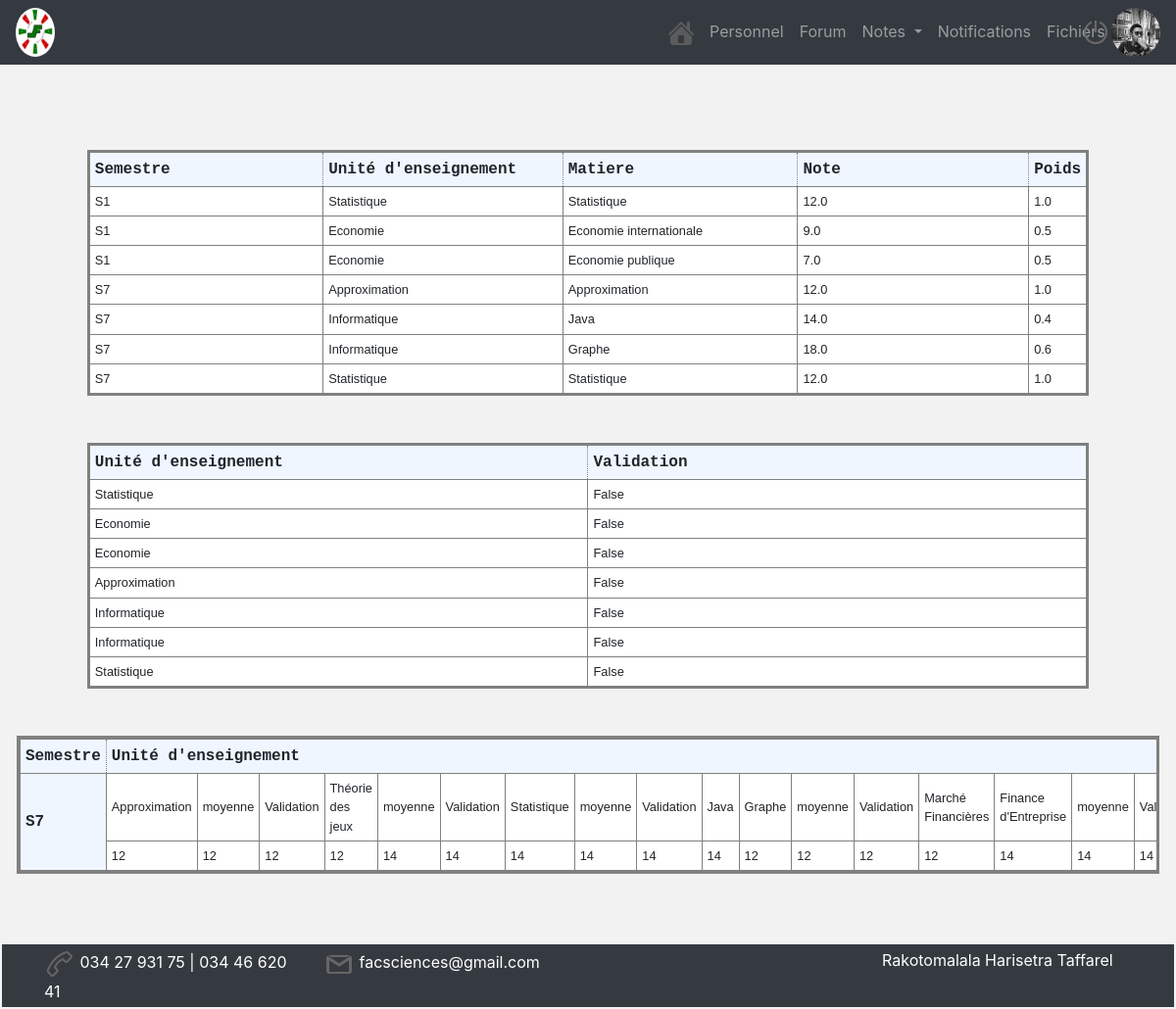
Page /test/ (signed in) on the committed database.
### blog/models.py (models this page shows, shortened)
class Profil(models.Model):
    utilisateur = models.OneToOneField(User, on_delete=models.CASCADE, verbose_name = u"Choisissez Votre CE: ")
    parcour = models.CharField(choices = parcours, max_length=5,  verbose_name = u"Choisissez Votre Parcours: ")
    avatar = models.ImageField(null = True, blank = True, upload_to='avatars/', default='avatars/student_male_64px.png')
    class Meta:
        ordering = ['utilisateur',]

class Note_User(models.Model):
    Semestre = models.CharField(max_length=3, choices = semestre, null=True)
    Nom_UE = models.CharField(max_length = 20, verbose_name = "Unité d'enseignement",null=True)
    Nom_Mat = models.CharField(max_length = 30, verbose_name = "Matieres",null=True)
    Note = models.FloatField(max_length = 10, verbose_name = "Note",null=True)
    Poids_Mat = models.FloatField(max_length = 10, verbose_name = "Poids Matieres", null = True)
    Validation_UE = models.BooleanField(default = False)
    Validation_Semestre = models.BooleanField(default = False)
    Us = models.ForeignKey(User, on_delete=models.CASCADE, verbose_name="L'étudiant")

### blog/views.py (the view)
# urls.py: path('test/', test),
@login_required(login_url = '../login/')
def test(request):
    util = request.user.username
    noty = Note_User.objects.filter(Us__username__contains = util).order_by("Semestre")
    return render(request, 'blog/test.html', locals())

### blog/templates/blog/test.html (shortened to what this page needs)
{% extends 'blog/main.html' %}
{% block 'body' %}
<div class="container-fluid" style="margin-top: 7%">
<table>
  <thead>
    <tr>
      <th>Semestre</th>
      <th>Unité d'enseignement</th>
      <th>Matiere</th>
      <th>Note</th>
      <th>Poids</th>
    </tr>
  </thead>
  {% for i in noty %}
  <tbody>
    <tr>
      <td>{{i.Semestre}}</td>
      <td> {{i.Nom_UE}}</td>
      <td>{{i.Nom_Mat}}</td>
      <td>{{i.Note}}</td>
      <td>{{i.Poids_Mat}}</td>
    </tr>
  </tbody>
  {% endfor %}
</table>
<br><br>
<table>
  <thead>
    <tr>
      <th>Unité d'enseignement</th>
      <th>Validation</th>
    </tr>
  </thead>
  {% for i in noty %}
  <tbody>
    <tr>
      <td> {{i.Nom_UE}}</td>
      <td>{{i.Validation_UE}}</td>
    </tr>
  </tbody>
  {% endfor %}
</table>
</div>
<br><br>
<table class="table-responsive">
  <thead>
      <tr>
          <th>Semestre</th>
          <th colspan="21">Unité d'enseignement</th>
      </tr>
  </thead>
  <tbody>
      <tr>
          <th rowspan="3">S7</th>
          <tr>
              <td>Approximation</td>
              <td>moyenne</td>
              <td>Validation</td>
              <td>Théorie des jeux</td>
              <td>moyenne</td>
              <td>Validation</td>
              <td>Statistique</td>
              <td>moyenne</td>
              <td>Validation</td>
              <td>Java</td>
              <td>Graphe</td>
              <td>moyenne</td>
              <td>Validation</td>
              <td>Marché Financières</td>
              <td>Finance d'Entreprise</td>
              <td>moyenne</td>
              <td>Validation</td>
          </tr>
          <tr>
              <td>12</td>
              <td>12</td>
              <td>12</td>
              <td>12</td>
              <td>14</td>
              <td>14</td>
              <td>14</td>
              <td>14</td>
              <td>14</td>
              <td>14</td>
              <td>12</td>
              <td>12</td>
              <td>12</td>
              <td>12</td>
              <td>14</td>
              <td>14</td>
              <td>14</td>
          </tr>
      </tr>
  </tbody>
</table>
{% endblock %}

### blog/templates/blog/main.html (shortened to what this page needs)
{% load static %}
<!Doctype html>
<html lang="fr">
  {% block 'head' %}
  <head>
    <link rel="stylesheet" href="{% static 'node_modules/bootstrap/dist/css/bootstrap.css' %}">
    <link rel="stylesheet" type="text/css" href="{% static 'css/css1.css' %}">
  </head>
  <body style="padding-top: 70px; background-color: rgba(0,0, 0, 0.05);">
    <div class="container-fluid" style="margin-top:20px">
      <nav class="navbar navbar-expand-lg fixed-top navbar-dark bg-dark">
          <div id="box1">
              <div>
                <span><img class="logobox1" src="{% static 'images/FAC.PNG' %}"></span>
              </div>
          </div>
        <div class="collapse navbar-collapse" id="navbarSupportedContent">
          <ul class="navbar-nav mr-auto"  style="margin-left: 60%">
            <li class="nav-item active" data-toggle="tooltip" data-placement="bottom" title="Actualité">
              <a class="nav-link" href="../actualite"><img src="{% static 'images/home_26px.png' %}"><span class="sr-only">(current)</span></a>
            </li>
            <li class="nav-item">
              <a class="nav-link" href="../note_perso">Personnel</a>
            </li>
            <li class="nav-item">
              <a class="nav-link" href="../../forum">Forum</a>
            </li>
            <li class="nav-item dropdown">
              <a class="nav-link dropdown-toggle" href="#" id="navbarDropdown" role="button" data-toggle="dropdown" aria-haspopup="true" aria-expanded="false"> Notes </a>
            </li>
            <li class="nav-item">
              <a class="nav-link" href="../../notification">Notifications</a>
            </li>
            <li class="nav-item">
              <a class="nav-link" href="../fichiers">Fichiers</a>
            </li>
          </ul>
        </div>
        <a href="../logout" data-toggle="tooltip" data-placement="bottom" title="Déconnecter"><img src="{% static 'images/shutdown_32px.png' %}"></a>
        <img src="{{request.user.profil.avatar.url}}"  style="width: 50px; height: 50px;" class="rounded-circle">
      </nav>
{% endblock %}
{% block 'body' %}{% endblock %}
</div>
{% block 'footer' %}
<br><br><br>
<footer class="py-1 bg-dark">
  <div class="container">
  <div class="row">
    <div class="col-md-3">
      <p class="m-0 text-white">
        <img src="{% static 'images/call.png' %}" alt="appel" class="rounded"><span> 034 27 931 75 | 034 46 620 41</span>
      </p>
    </div>
    <div class="col-md-6">
      <p class="m-0 text-white">
        <img src="{% static 'images/gmail_64px.png' %}" alt="mail" class="rounded" style="width: 32px;"><span> facsciences@gmail.com</span>
      </p>
    </div>
    <div class="col-md-3">
      <p class="m-0 text-white">{{user.last_name}} {{user.first_name}}</p>
    </div>
  </div>
  </div>
</footer>
{% endblock %}
  </body>
</html>

### blog/static/css/css1.css (style rules this page uses)
body { margin: 1px; padding: 1px; }
#box1 { position: absolute; transform: perspective(1000000px) rotateY(0deg); width: 40px; height:50px; transform-style: preserve-3d; }
#box1:before { content: ''; position: absolute; bottom: -100px; left: 0; width: 100%; height: 50px; filter: blur(40px); transform: rotateX(90deg); }
#box1 div { position: absolute; width: 100%; height: 100%; transform-style: preserve-3d; animation: animate 10s linear infinite; }
#box1 div span { position: absolute; display: block; width: 100%; height: 100%; border-radius: 20px; }
#box1 div span:nth-child(1) { transform: rotateX(0deg); }
.logobox1 { width: 40px; height: 50px; border-radius: 50%; }

### blog/templates/blog/test.html (style rules this page uses)
table { border:3px solid grey; border-collapse:collapse; width:90%; margin:auto; }
thead { background-color:#D0E3FA; border:1px solid grey; }
tbody { background-color:#FFFFFF; border:1px solid grey; }
th { font-family:monospace; border:1px dotted grey; padding:5px; background-color:#EFF6FF; width:25%; }
td { font-family:sans-serif; font-size:80%; border:1px solid grey; padding:5px; text-align:left; }

### rows in the picture
Note_User: Semestre "S1", Nom_UE "Statistique", Nom_Mat "Statistique", Note "12.0", Poids_Mat "1.0", Validation_UE "False"
Note_User: Semestre "S1", Nom_UE "Economie", Nom_Mat "Economie internationale", Note "9.0", Poids_Mat "0.5", Validation_UE "False"
Note_User: Semestre "S1", Nom_UE "Economie", Nom_Mat "Economie publique", Note "7.0", Poids_Mat "0.5", Validation_UE "False"
Note_User: Semestre "S7", Nom_UE "Approximation", Nom_Mat "Approximation", Note "12.0", Poids_Mat "1.0", Validation_UE "False"
Note_User: Semestre "S7", Nom_UE "Informatique", Nom_Mat "Java", Note "14.0", Poids_Mat "0.4", Validation_UE "False"
Note_User: Semestre "S7", Nom_UE "Informatique", Nom_Mat "Graphe", Note "18.0", Poids_Mat "0.6", Validation_UE "False"
Note_User: Semestre "S7", Nom_UE "Statistique", Nom_Mat "Statistique", Note "12.0", Poids_Mat "1.0", Validation_UE "False"

### other values in the picture
{{ user.last_name }} "Rakotomalala"
{{ user.first_name }} "Harisetra Taffarel"
